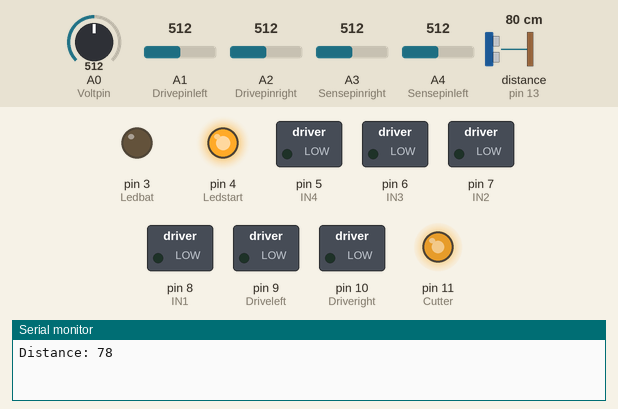
This sketch was run on a simulated Arduino Uno, built with avr-gcc and run on an emulated ATmega328P. On the bench: switched loads named in the sketch (green lamp = pin HIGH), output pins drawn as LEDs (lit = HIGH), the last lines printed to the serial monitor. Wiring (inferred from the names in the program): ultrasonic range finder: trigger pin 12; echo pin 13. The inputs (shaded band) are chosen by the test bench; at power-on: A1 (Drivepinleft) = 512, A0 (Voltpin) = 512, A2 (Drivepinright) = 512, A3 (Sensepinright) = 512, A4 (Sensepinleft) = 512, distance to the obstacle (sensor on pin 13) 80 cm. The echo pulse lasts 58.3 µs per cm; random numbers use the default seed unless the sketch sets one; pins used as bus, display or sensor lines are not drawn.

Above: at 1.2 s.
1.3 s: A1 (Drivepinleft) set to 245
At 5.6 s:
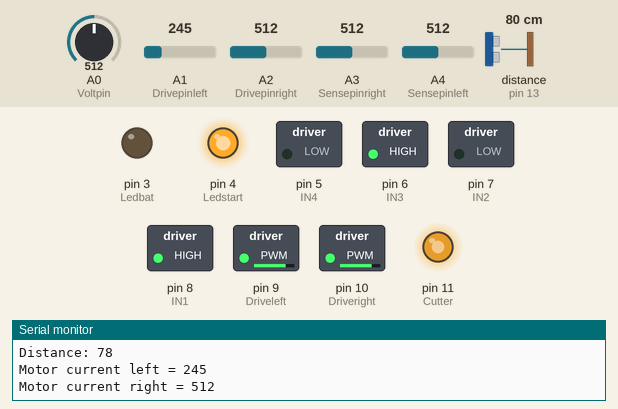
6.0 s: A0 (Voltpin) set to 338
At 8.65 s:
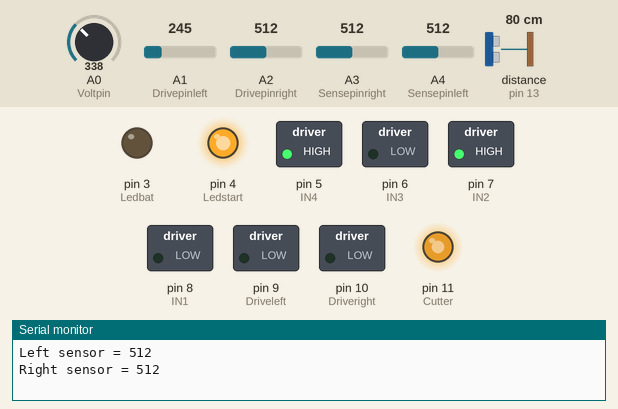
15.1 s: A0 (Voltpin) set to 315
At 18.4 s:
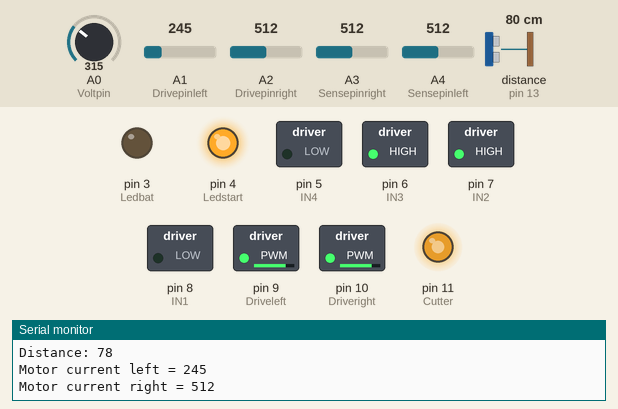
Timing chart, 0 to 33.8 s (numbered marks = the images above; inputs shaded):
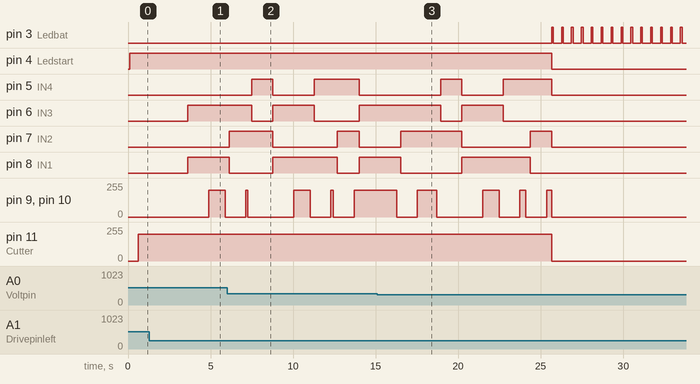

The sketch:

added_ultrasonic_sensor.ino
```cpp
// FINAL_MOWER_SKETCH
long usduration;                                  // Define ultra sonic duration
int usdistance;                                   // Define ultra sonic distance
int  maxusdistance = 8;                           // set max distance for utra sonic sensor
// Read sensors
const int trigPin = 12;                           // Define PIN 12 for trigger
const int echoPin = 13;                           // Define PIN 13 for echo
int Sensepinleft = 4 ;                           // Define PIN A4 for left Sensor
int Sensepinright = 3 ;                          // Define PIN A3 for right Sensor
int Sensevalueleft;                              // Define variable for sensorvalue left
int Sensevalueright;                             // Define variable for sensorvalue right
int Sensemaxleft = 200;                            // Define variable for max sensorvalue left and set default
int Sensemaxright = 200;                           // Define variable for max sensorvalue right and set default

// Status LED
int Ledbat = 3;                                  // Define PIN 3 for digital output red LED
int Ledstart = 4;                                // Define PIN 4 for digital output green LED

// Read Battery voltage
int Voltpin = 0;                                 // Define PIN A0 for reading battery voltage
float Volt;                                     // Define variable for voltage
float Voltvalue;                                 // Define variable for avarage voltage calculation
float Voltlow = 10;                              // Define variable and setup for minimum operation voltage
int I;                                           // Define variable for IF-LOOP counter
int I_bat = 20;                                  // Define variable for battery status (low or high)

// Drive motors
int Driveleft = 9;                               // Define PIN 9 for left Motor PWM output
int IN3 = 6;                                     // Define PIN 6 for left Motor IN3
int IN4 = 5;                                     // Define PIN 5 for left Motor IN4

int Driveright = 10;                             // Define PIN 10 for right Motor PWM output
int IN1 = 8;                                     // Define PIN 8 for right Motor IN1
int IN2 = 7;                                     // Define PIN 7 for right Motor IN2

int Drivespeedleft = 150;                        // Define variable for left motor speed and set PWM value
int Drivespeedright = 150;                       // Define variable for right motor speed and set PWM value

int Turntime;                                    // Define variable for the time the mower has to turn
int I_Ramp;                                      // Define counter-variable for motor ramp

// Collision control
int Drivepinleft = 1;                            // Define PIN A1 for left motor current
int Drivepinright = 2;                           // Define PIN A2 for right motor current
int Drivesenseleft;                              // Define variable for left motor current
int Drivesenseright;                             // Define variable for right motor current

int Drivemaxleft = 250;                         // Define variable for max motor current left and set default
int Drivemaxright = 250;                        // Define variable for max motor current right and set default

// Cutter motor
int Cutterspeed = 0;                            // Define variable for Cutterspeed PWM value (must be "0" here!
int Cutter = 11;                                // Define PIN 11 for cutter motor PWM output
int I_Start = 0;                                // Define variable for entering "Start()" function

void setup() {                                   // Setup

pinMode(trigPin, OUTPUT);                       // Sets the trigPin as an Output
pinMode(echoPin, INPUT);                        // Sets the echoPin as an Input
Serial.begin(9600);                             // Starts the serial communication

  // Print
  Serial.begin(9600);                            // Start the serial communication

  // Status LEDs
  pinMode(Ledbat, OUTPUT);                       // Define Ledbat PIN as OUTPUT
  pinMode(Ledstart, OUTPUT);                     // Define Ledstart PIN as OUTPUT

  // Drive motors
  pinMode(IN1, OUTPUT);                          // Define IN1 PIN as OUTPUT
  pinMode(IN2, OUTPUT);                          // Define IN2 PIN as OUTPUT
  pinMode(IN3, OUTPUT);                          // Define IN3 PIN as OUTPUT
  pinMode(IN4, OUTPUT);                          // Define IN4 PIN as OUTPUT

}
void loop() {
digitalWrite(trigPin, LOW);
delayMicroseconds(2);
// Sets the trigPin on HIGH state for 10 micro seconds
digitalWrite(trigPin, HIGH);
delayMicroseconds(10);
digitalWrite(trigPin, LOW);

// Reads the echoPin, returns the sound wave travel time in microseconds
usduration = pulseIn(echoPin, HIGH);

// Calculating the distance
usdistance= usduration*0.034/2;

// Prints the distance on the Serial Monitor
Serial.print("Distance: ");
Serial.println(usdistance);
// Read Voltpin for 10 times and calculate average voltvalue
Voltvalue = 0;
for (I = 0;I<10; I++){
 Volt = analogRead(Voltpin);
 Voltvalue = Voltvalue + Volt;
 delay(10);
}
  Voltvalue = Voltvalue / 10;
  Voltvalue = Voltvalue * 0.02765;               // 0.02765 is factor for voltagedevider 22K / 4,7K

if (Voltvalue < Voltlow) {                      // Make dicission: Batteryvoltage O.K or low
  I_bat = 1;                                    // If battery voltage is low set status 1
  Stop();                                       // If battery is low go to “Stop()” function
  }


  if (I_Start < 10) {                           // Go to "Start()" function
  Start();
}


  //Collision control
  Drivesenseleft = analogRead(Drivepinleft);    // Read left motor current
  Drivesenseright = analogRead(Drivepinright);  // Read right motor current
  Serial.print("Motor current left = ");        // Print
  Serial.println(Drivesenseleft);
  Serial.print("Motor current right = ");
  Serial.println(Drivesenseright);
  if (Drivesenseleft > Drivemaxleft) {          // Compare left motor current
    backward() ;
    Turnright();
  }
   if (Drivesenseright > Drivemaxright) {       // Compare right motor current
    backward() ;
    Turnleft();
  }
  if (usdistance < maxusdistance){
    backward();
    Turnleft();
  }
// Read sensors
Sensevalueleft = analogRead(Sensepinleft);      // Read left sensor
Sensevalueright = analogRead(Sensepinright);    // Read right sensor
Serial.print("Left sensor = ");
Serial.println(Sensevalueleft);
Serial.print("Right sensor = ");
Serial.println(Sensevalueright);
Serial.println(" ");


 if (Sensevalueleft > Sensemaxleft) {           // Compare left sensor
  analogWrite(Driveleft, 0);
  analogWrite(Driveright, 0);
  delay(250);
  backward();
  Turnright();
 }

 if (Sensevalueright > Sensemaxright) {         // Compare right sensor
  analogWrite(Driveleft, 0);
  analogWrite(Driveright, 0);
  delay(250);
  backward();
  Turnleft();
 }

 // Go forward
  forward();
  delay(200);

}


/////////FUNCTIONS///////////

void Start() {

digitalWrite(Ledbat, LOW);                  // Switch red status-LED off
digitalWrite(Ledstart, HIGH);               // Switch green status-LED on
delay(500);

//Default Settings

Sensemaxleft = 200;                            // Set max sensorvalue left (should be >2)
Sensemaxright = 200;                           // Set max sensorvalue right (should be >2)

Drivemaxleft = 250;                         // Set max motor current left
Drivemaxright = 250;                        // Set max motor current right

Drivespeedleft = 200;                        // Set left motor speed (valid range 0....255)
Drivespeedright = 200;                       // Set right motor speed (valid range 0....255)

Voltlow = 9;                                // Set minimum operation voltage

Cutterspeed = 200;                            // Set Cutter motor speed (50 should be maximum!)


 // Start cutter motor

analogWrite(Cutter, Cutterspeed);
delay(3000);

I_Start = 20;          // Set I_Start to a high value for not entering this function again
}


void Stop() {                                   // Stop the MOWER if battery is low

  Cutterspeed =0;                              // Switch off cutter motor
  analogWrite(Cutter, Cutterspeed);

  analogWrite(Driveleft, 0);                    // Switch off left drive motor
  digitalWrite(IN3,LOW);
  digitalWrite(IN4,LOW);

  analogWrite(Driveright, 0);                   // Switch off right drive motor
  digitalWrite(IN1,LOW);
  digitalWrite(IN2,LOW);


digitalWrite(Ledstart, LOW);                    // Switch green status LED OFF

while (I_bat < 9)                              // As long as batterystatus is low, stay here
{
  // flash red status LED
digitalWrite(Ledbat, HIGH);
delay(100);
digitalWrite(Ledbat, LOW);
delay(500);

Serial.println("Low Battery");                  // Print "Low battery" message

}
}

void forward()  {                               // Drive forward

  digitalWrite(IN3,LOW);                        // Switch PIN IN3 LOW
  digitalWrite(IN4,HIGH);                       // Switch PIN IN4 HIGH

  digitalWrite(IN1,LOW);                        // Switch PIN IN1 Low
  digitalWrite(IN2,HIGH);                       // Switch PIN IN2 HIGH

 analogWrite(Driveleft, Drivespeedleft);        // Set PWM-value for left motor
 analogWrite(Driveright, Drivespeedright);      // Set PWM-value for right motor

}

void backward() {                               // Drive backward

  // Switch IN-PINs for backward drive
  digitalWrite(IN3,HIGH);
  digitalWrite(IN4,LOW);

  digitalWrite(IN1,HIGH);
  digitalWrite(IN2,LOW);

 for (I_Ramp = 0; I_Ramp < 255; I_Ramp ++) {    // Counter-loop for motor ramp
 analogWrite(Driveleft, I_Ramp);
 analogWrite(Driveright, I_Ramp);
 delay(5);
  }

 analogWrite(Driveleft, Drivespeedleft);        // After motor ramp use default drivespeed-value
 analogWrite(Driveright, Drivespeedright);      // After motor ramp use default drivespeed-value

  delay(1000);                                  // The time the mower should go backwards
  analogWrite(Driveleft, 0);                    // Stop motor after going backwards
  analogWrite(Driveright, 0);                   // Stop motor after going backwards
  delay(250);                                   // Give the mower some time to stop

  }

  void Turnleft() {                             // Turn left
  // Switch IN-PINs for turn left
  digitalWrite(IN3,HIGH);
  digitalWrite(IN4,LOW);

  digitalWrite(IN1,LOW);
  digitalWrite(IN2,HIGH);

   for (I_Ramp = 0; I_Ramp < 200; I_Ramp ++) {  // Counter-loop for motor ramp
 analogWrite(Driveleft, I_Ramp);
 analogWrite(Driveright, I_Ramp);
 delay(5);

  }

 analogWrite(Driveleft, Drivespeedleft);     // After motor ramp use default drivespeed-value
 analogWrite(Driveright, Drivespeedright);   // After motor ramp use default drivespeed-value

 Turntime = random(100, 1500);               // Random for turning time
 delay(Turntime);

analogWrite(Driveleft, 0);                    // Stop motor after turning
analogWrite(Driveright, 0);                   // Stop motor after turning

Sensevalueleft = 0;                           // Set left sensor-value back to zero
Sensevalueright = 0;                          // Set right sensor-value back to zero
delay(250);

   // Switch IN-PINs for driving forward
  digitalWrite(IN3,LOW);
  digitalWrite(IN4,HIGH);

  digitalWrite(IN1,LOW);
  digitalWrite(IN2,HIGH);

 for (I_Ramp = 0; I_Ramp < 200; I_Ramp ++) {  // Counter-loop for motor ramp
 analogWrite(Driveleft, I_Ramp);
 analogWrite(Driveright, I_Ramp);
 delay(5);
  }

 analogWrite(Driveleft, Drivespeedleft);        // After motor ramp use default drivespeed-value
 analogWrite(Driveright, Drivespeedright);     // After motor ramp use default drivespeed-value

}


void Turnright() {                            // Turn right

  // Switch IN-PINs for turn right
  digitalWrite(IN3,LOW);
  digitalWrite(IN4,HIGH);

  digitalWrite(IN1,HIGH);
  digitalWrite(IN2,LOW);

   for (I_Ramp = 0; I_Ramp < 200; I_Ramp ++) {    // Counter-loop for motor ramp
 analogWrite(Driveleft, I_Ramp);
 analogWrite(Driveright, I_Ramp);
 delay(5);
  }

 analogWrite(Driveleft, Drivespeedleft);          // After motor ramp use default drivespeed-value
 analogWrite(Driveright, Drivespeedright);        // After motor ramp use default drivespeed-value

 Turntime = random(100, 1500);                    // Random for turning time
 delay(Turntime);

analogWrite(Driveleft, 0);                        // Stop motor after turning
analogWrite(Driveright, 0);                       // Stop motor after turning

Sensevalueleft = 0;                           // Set left sensor-value back to zero
Sensevalueright = 0;                          // Set right sensor-value back to zero
delay(250);

// Switch IN-PINs for driving forward
  digitalWrite(IN3,LOW);
  digitalWrite(IN4,HIGH);

  digitalWrite(IN1,LOW);
  digitalWrite(IN2,HIGH);

 for (I_Ramp = 0; I_Ramp < 200; I_Ramp ++) {      // Counter-loop for motor ramp
 analogWrite(Driveleft, I_Ramp);
 analogWrite(Driveright, I_Ramp);
 delay(5);
  }

 analogWrite(Driveleft, Drivespeedleft);          // After motor ramp use default drivespeed-value
 analogWrite(Driveright, Drivespeedright);        // After motor ramp use default drivespeed-value

}
```

Measured:
- the behaviour switches between 326 and 325 on A0 (Voltpin) (found by bisection; images 2 and 3)
